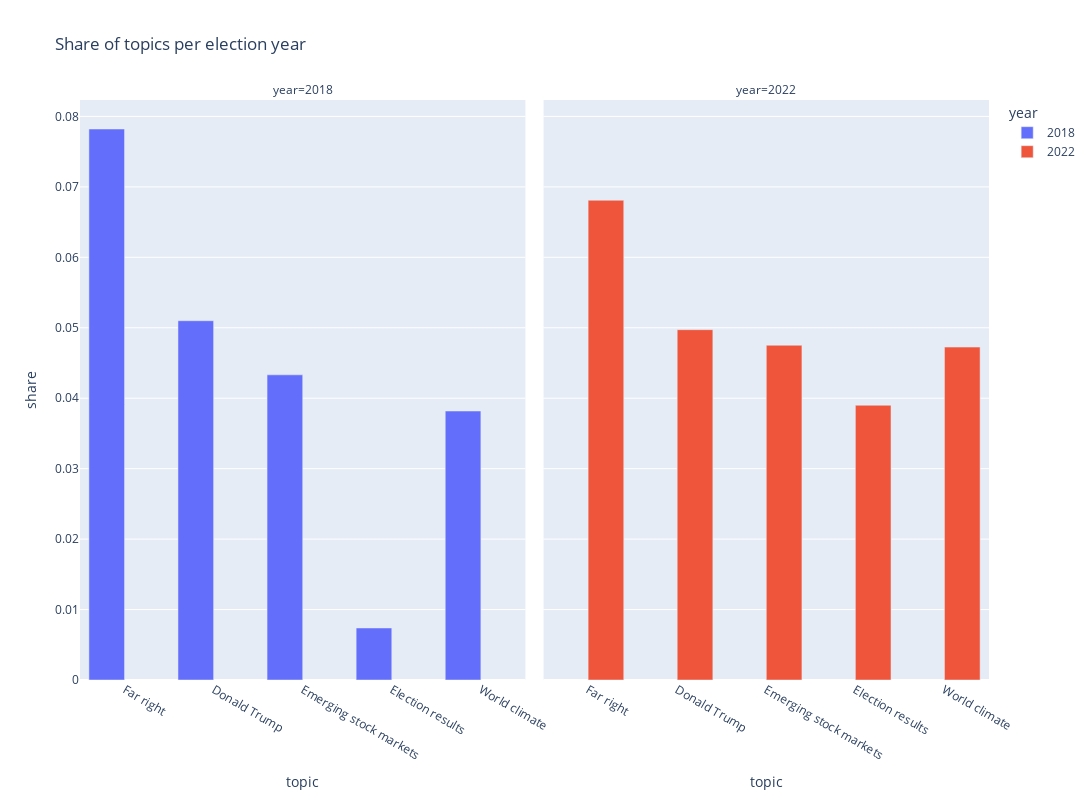

The cell this chart's notebook holds for it:
### Code cell
# Compare presence of topics in 2018 and 2022

import plotly

topics_df_long=pd.melt(topics_df, id_vars=['title', 'year'], value_vars=[0,1,2,3,4])

grouped_year_party=topics_df_long.groupby(['year','variable']).mean().reset_index()

grouped_year_party=grouped_year_party.reset_index().rename(columns={"variable":"topic", "value": "share"})

grouped_year_party=grouped_year_party.replace(topics)

fig = px.bar(grouped_year_party, x="topic", y="share", color="year",   facet_col="year", barmode="group",
                labels=dict(variable="Share", topics="Topics"),
                title="Share of topics per election year",
                width=1400, height=800)
fig.show()

### Figure 1 — Plotly figure (JSON) as saved in the notebook; plotly's stock layout.template omitted (floating-point values rounded to 4 significant figures)
{"data": [{"alignmentgroup": "True", "hovertemplate": "year=2018<br>topic=%{x}<br>share=%{y}<extra></extra>", "legendgroup": "2018", "marker": {"color": "#636efa", "pattern": {"shape": ""}}, "name": "2018", "offsetgroup": "2018", "orientation": "v", "showlegend": true, "textposition": "auto", "type": "bar", "x": ["Far right", "Donald Trump", "Emerging stock markets", "Election results", "World climate"], "xaxis": "x", "y": [0.07821, 0.051, 0.04332, 0.007384, 0.03818], "yaxis": "y"}, {"alignmentgroup": "True", "hovertemplate": "year=2022<br>topic=%{x}<br>share=%{y}<extra></extra>", "legendgroup": "2022", "marker": {"color": "#EF553B", "pattern": {"shape": ""}}, "name": "2022", "offsetgroup": "2022", "orientation": "v", "showlegend": true, "textposition": "auto", "type": "bar", "x": ["Far right", "Donald Trump", "Emerging stock markets", "Election results", "World climate"], "xaxis": "x2", "y": [0.0681, 0.04973, 0.04752, 0.039, 0.04726], "yaxis": "y2"}], "layout": {"annotations": [{"font": {}, "showarrow": false, "text": "year=2018", "x": 0.245, "xanchor": "center", "xref": "paper", "y": 1, "yanchor": "bottom", "yref": "paper"}, {"font": {}, "showarrow": false, "text": "year=2022", "x": 0.755, "xanchor": "center", "xref": "paper", "y": 1, "yanchor": "bottom", "yref": "paper"}], "barmode": "group", "height": 800, "legend": {"title": {"text": "year"}, "tracegroupgap": 0}, "title": {"text": "Share of topics per election year"}, "width": 1400, "xaxis": {"anchor": "y", "domain": [0, 0.49], "title": {"text": "topic"}}, "xaxis2": {"anchor": "y2", "domain": [0.51, 1], "matches": "x", "title": {"text": "topic"}}, "yaxis": {"anchor": "x", "domain": [0, 1], "title": {"text": "share"}}, "yaxis2": {"anchor": "x2", "domain": [0, 1], "matches": "y", "showticklabels": false}}}
